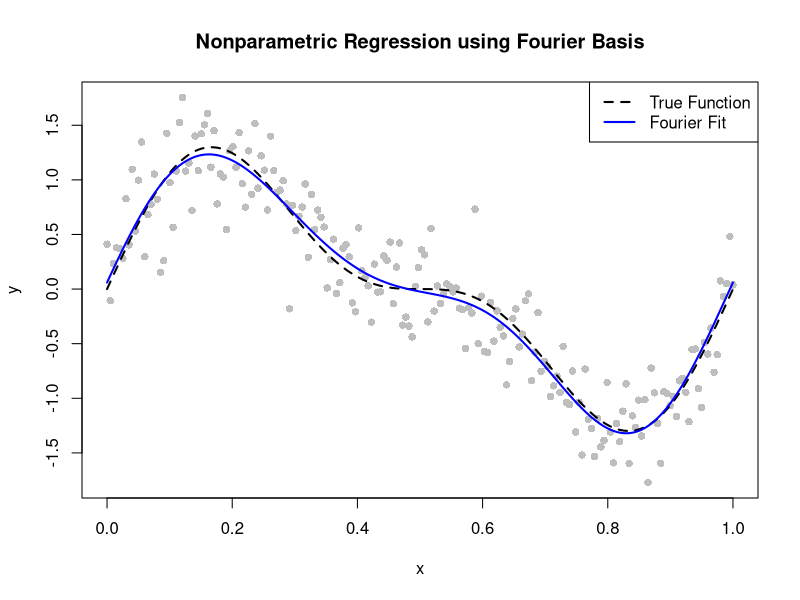

This figure's R source:
# 1. Define a function to generate Fourier basis functions
fourier_basis <- function(x, K) {
  # Check that x is within [0, 1]
  if (any(x < 0 | x > 1)) stop("x must be in [0,1]")
  
  n <- length(x)
  # Create a matrix that starts with a constant (intercept) column.
  # Then, for each k=1,...,K, add sin and cos terms.
  basis <- matrix(1, nrow = n, ncol = 2 * K + 1)
  
  for (k in 1:K) {
    basis[, 2 * k]   <- sin(2 * pi * k * x)
    basis[, 2 * k + 1] <- cos(2 * pi * k * x)
  }
  
  return(basis)
}

# 2. Simulate data
set.seed(42)
n <- 200
x <- seq(0, 1, length.out = n)
# Define a true function that is a sum of sine waves (periodic)
f_true <- function(x) sin(2 * pi * x) + 0.5 * sin(4 * pi * x)
# Generate noisy observations from the true function
y <- f_true(x) + rnorm(n, mean = 0, sd = 0.3)

# 3. Generate Fourier basis expansion and fit the regression model
K <- 3  # Number of Fourier terms to use
X <- fourier_basis(x, K)
# Fit a linear model using the Fourier basis.
# We remove the intercept (using "-1") since our basis already includes a constant.
fit <- lm(y ~ X - 1)

# 4. Make predictions using the fitted model
y_pred <- predict(fit)

# 5. Plot the results
plot(x, y, pch = 16, col = "gray",
     main = "Nonparametric Regression using Fourier Basis",
     xlab = "x", ylab = "y")
lines(x, f_true(x), col = "black", lwd = 2, lty = 2)  # True function (dashed)
lines(x, y_pred, col = "blue", lwd = 2)  # Fitted Fourier regression curve
legend("topright", legend = c("True Function", "Fourier Fit"),
       col = c("black", "blue"), lty = c(2, 1), lwd = 2)
